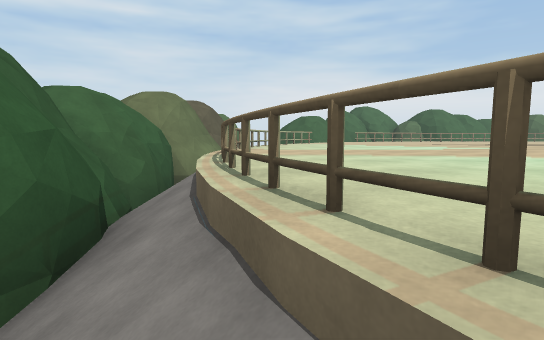
view 1 (above)

24 first-person views from a walk through a scene from a Unity 3-D project. The camera is 1.4 m above the floor, tilts 6° down and sees 80° across. The floor is counted in squares, 2 m on a side. Each view is taken from the middle of a square. On the plan, view 1 faces up. The plan holds only what a view shows up to about 10 squares ahead; the rest is blank. The place goes on beyond the plan.

view 2
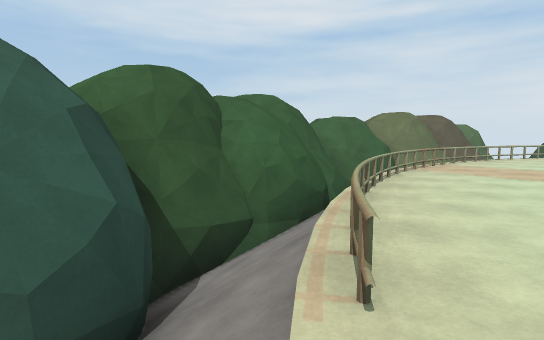

view 3
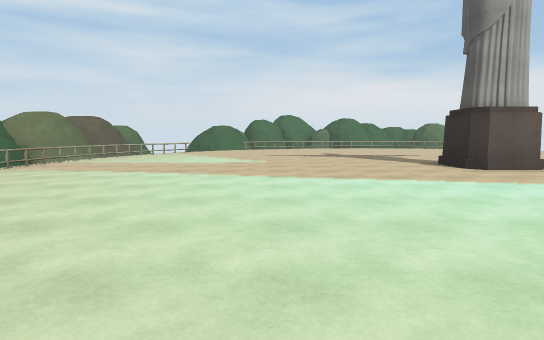

view 4
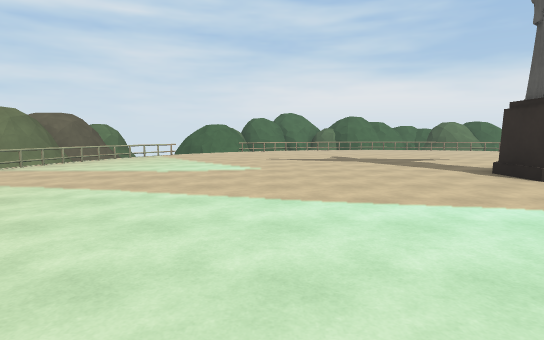

view 5
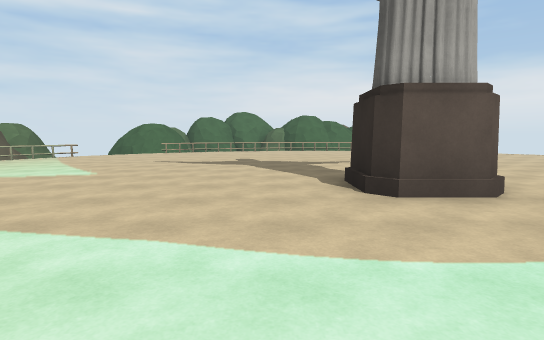

view 6
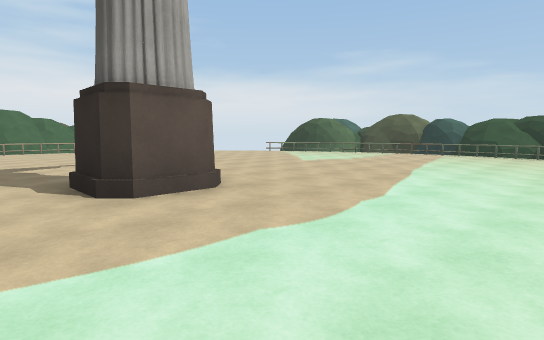

view 7
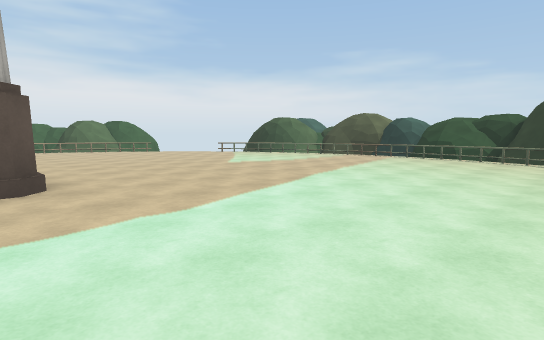

view 8
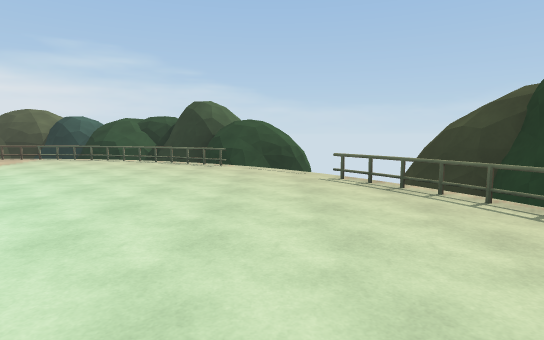

view 9
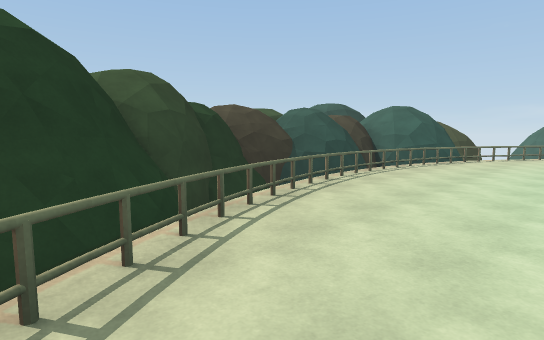

view 10
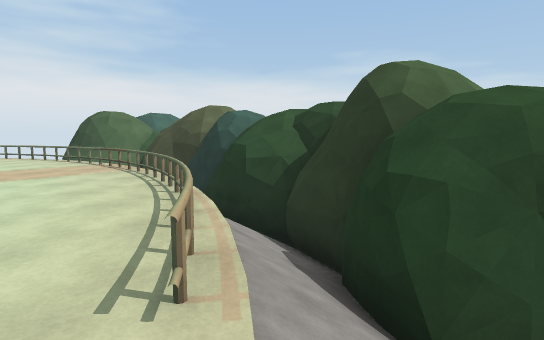

view 11
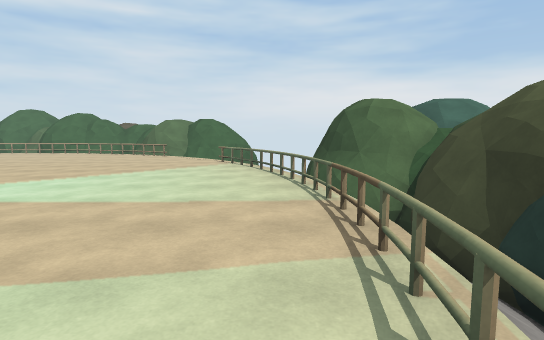

view 12
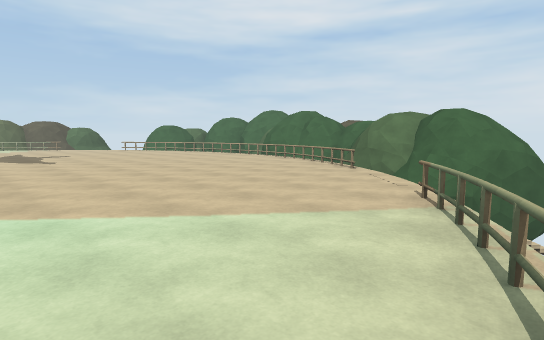

view 13
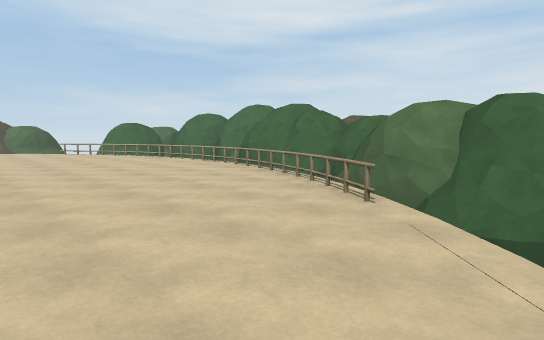

view 14
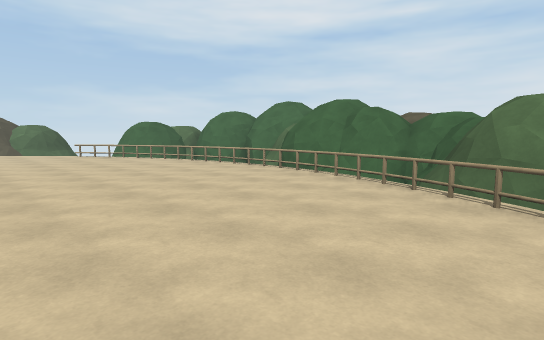

view 15
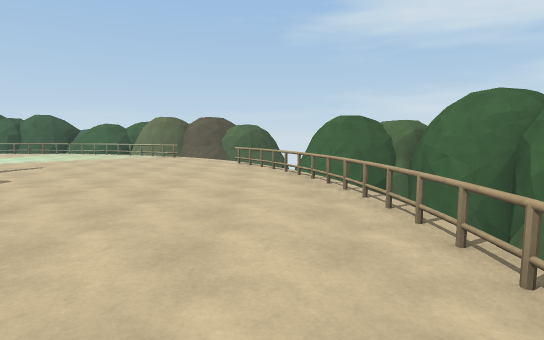

view 16
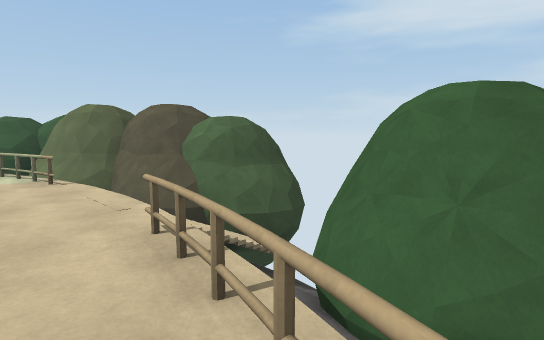

view 17
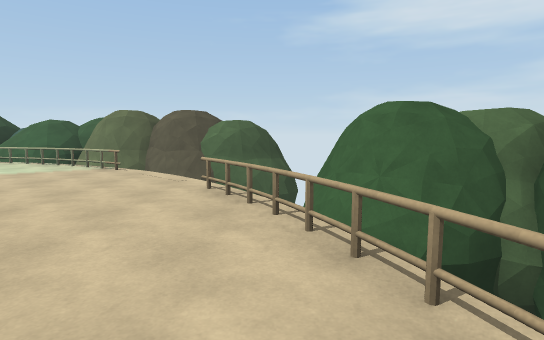

view 18
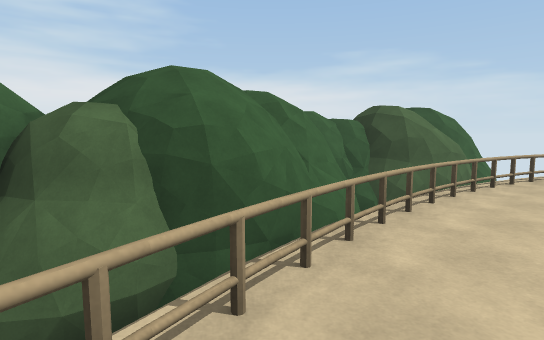

view 19
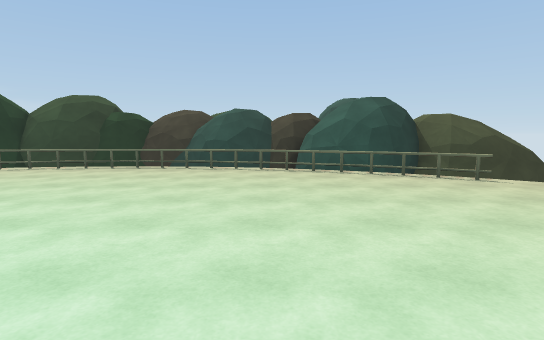

view 20
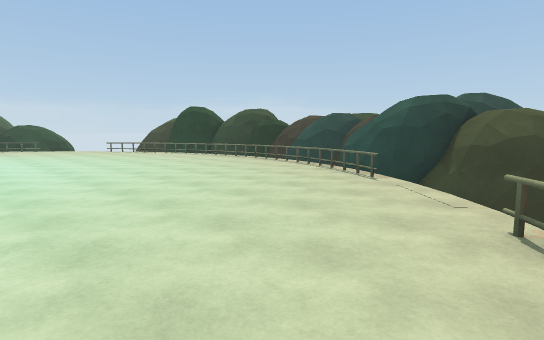

view 21
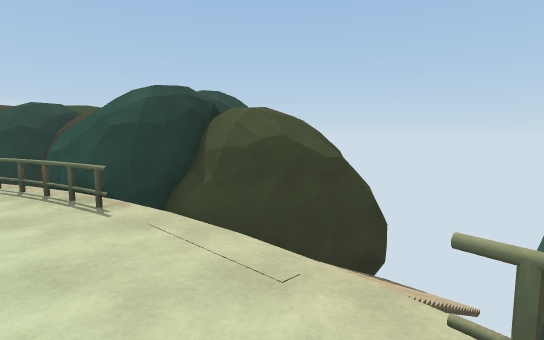

view 22
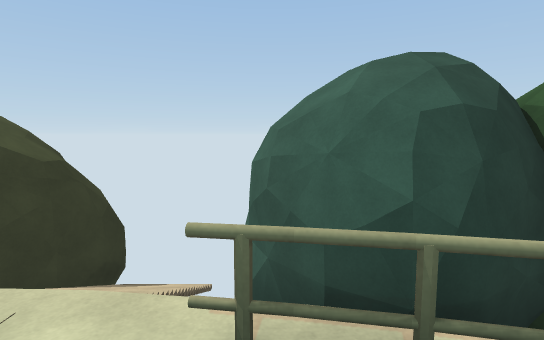

view 23
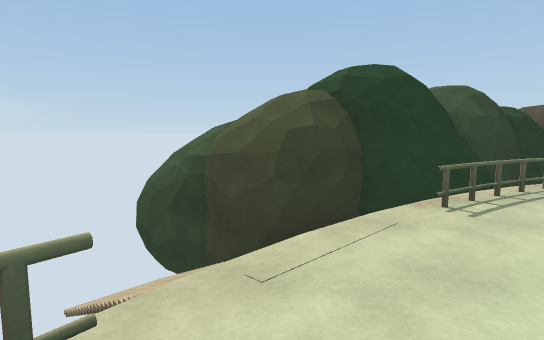

view 24
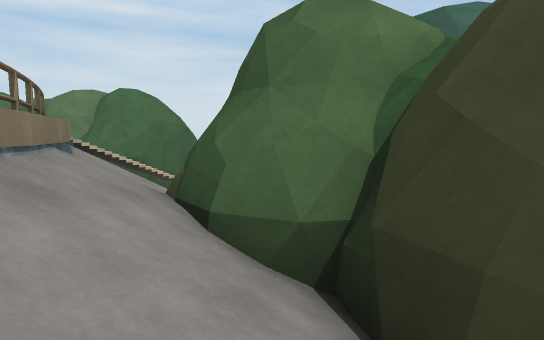

### Floor plan
Key: @ floor where view 1 was taken; # wall or solid block; . main floor; - floor 3.75 m lower than the main floor; / step, stairs or slope; = window, fence, low wall or low ledge; ^ raised ledge.
Columns run from 3 left of view 1 to 23 right of it. Each row starts with its distance up from view 1.
 19        #######  #
 18       #-/ ///######
 17       ##         /#####
 16   #  ##/ /^^^.===/
 15   # ////=.........=/
 14   # //=.............///=
 13   #  /.............../=#
 12   # =.................=##
 11  ##==.................==##
 10  ##=...................=/##
  9 ## ^...................=//#
  8  #^.....................//#
  7  #^.....................//#
  6 ##=..........#..........=/#
  5 ##=..........#..........=/#
  4 ##=.....................^/#
  3  #/...................../ #
  2  #/=...................^//#
  1 ##/==.................==//#
  0 #//@=.................=//##
 -1 ###//.................//##
 -2   #/ /.............../  #
 -3   #// =.............= //
 -4    //=#==.........==#=//
 -5    /######^^^.^^==#####/
 -6    ##  ###   =  #########
 -7           #######

Where each view was taken, in squares from view 1:
view 1: 0 up, 0 right, facing up
view 2: 2 down, 2 right, facing up-left
view 3: 2 down, 5 right, facing up
view 4: 0 up, 5 right, facing up
view 5: 1 up, 8 right, facing up
view 6: 1 up, 8 right, facing up-right
view 7: 0 up, 10 right, facing up-right
view 8: 2 down, 11 right, facing right
view 9: 2 down, 16 right, facing down-left
view 10: 2 down, 18 right, facing up-right
view 11: 3 up, 20 right, facing up
view 12: 8 up, 20 right, facing up-left
view 13: 11 up, 18 right, facing up-left
view 14: 11 up, 16 right, facing up-left
view 15: 15 up, 12 right, facing left
view 16: 15 up, 6 right, facing left
view 17: 15 up, 8 right, facing left
view 18: 15 up, 7 right, facing up-right
view 19: 2 up, 7 right, facing down
view 20: 2 up, 1 right, facing down-right
view 21: 0 up, 2 right, facing down
view 22: 0 up, 2 right, facing down-left
view 23: 0 up, 18 right, facing down
view 24: 7 up, 22 right, facing up
